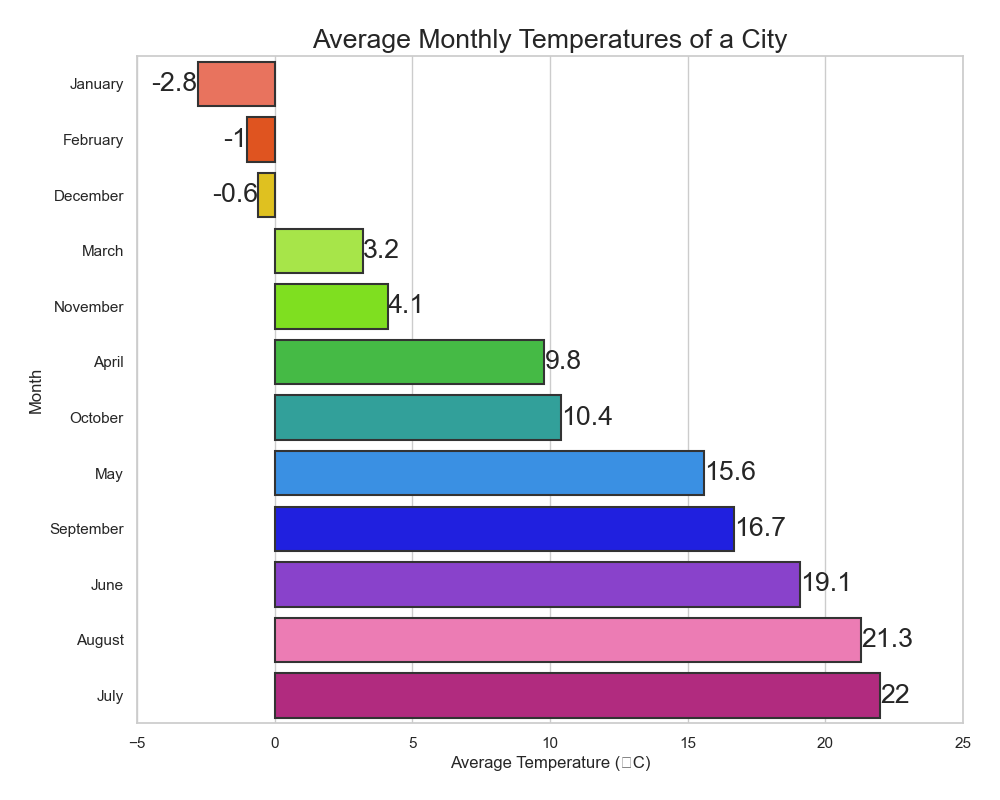

The Python source for this figure:

import seaborn as sns
import pandas as pd
import matplotlib.pyplot as plt

# Data inspired by average monthly temperatures of a city
data = {
    'Month': ['January', 'February', 'March', 'April', 'May', 'June', 
              'July', 'August', 'September', 'October', 'November', 'December'],
    'Average_Temperature_Celsius': [-2.8, -1.0, 3.2, 9.8, 15.6, 19.1, 22.0, 21.3, 16.7, 10.4, 4.1, -0.6]
}

# Create DataFrame
df = pd.DataFrame(data)

# Sort data by temperature for better visualization
df = df.sort_values('Average_Temperature_Celsius')

# Initialize the matplotlib figure
f, ax = plt.subplots(figsize=(10, 8))

# Plot the data; since we want a horizontal bar chart, use 'barh' instead of 'bar'
sns.barplot(
    x="Average_Temperature_Celsius", 
    y="Month", 
    data=df,
    palette=['#FF6347', '#FF4500', '#FFD700', '#ADFF2F', '#7FFF00', '#32CD32', '#20B2AA', '#1E90FF', '#0000FF', '#8A2BE2', '#FF69B4', '#C71585'],
    edgecolor=".2",
    linewidth=1.5,
    orient='h'
)

# Set the bar width; in the case of 'barh', the bar width is actually controlled by 'height'
sns.set_context("poster", font_scale=0.8)
ax.bar_label(ax.containers[0], label_type='edge')

# Change the axes to set a more suitable limit and labels
ax.set_xlim(-5, 25)
ax.set_xlabel('Average Temperature (°C)')
ax.set_ylabel('Month')
ax.set_title('Average Monthly Temperatures of a City')

# Show the plot
plt.tight_layout()
plt.show()
